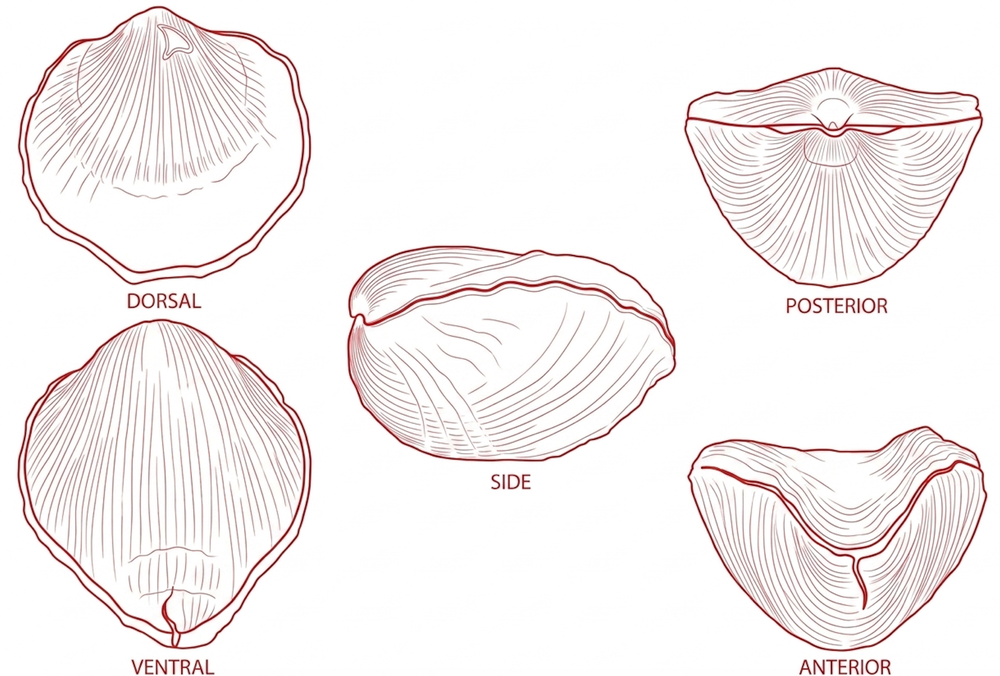
#> input picture data/fit_harness/reference_atlas/brach1_pseudoatrypa_5view.png, 1000 x 676 px, shrunk from 2000 x 1352 before the run; its folder holds only this picture in this run
$ python vectorize_atlas.py
#> lines starting #> are read from the running program, lines starting #| are printed output that depends on the picture; after the words box and inside, x2 and y2 are one past the last pixel; in counts of white or black regions, pixels touching at a corner belong together
#!/usr/bin/env python3
"""Vectorize hand-drawn reference brach outlines (PNG with red outlines on white)
into SVG path strings, one per anatomical view (dorsal/ventral/side/anterior/posterior).

Output: data/fit_harness/atlas_vectorized.json

Each reference PNG has 5 views laid out on a single sheet. We extract them
by:
  1. Detecting red-outline pixels
  2. Finding connected components (each component = one view)
  3. Labeling each component by position (top-left=dorsal, etc.)
  4. Tracing the OUTER boundary of each component
  5. Simplifying with Ramer-Douglas-Peucker
  6. Emitting as SVG path string scaled to a 200x200 viewBox

Pure Python — uses only PIL + numpy. No scipy/skimage required.
"""
import os
import sys
import json
import math
import numpy as np
from PIL import Image

HERE = os.path.dirname(os.path.abspath(__file__))
ATLAS_DIR = os.path.join(HERE, "reference_atlas")
OUT_PATH = os.path.join(HERE, "atlas_vectorized.json")


# ---------- Image processing ----------

def red_outline_mask(pil_img):
    """Boolean mask of red outline pixels. References use anti-aliased
    light pink/red — typical sample (199, 176, 177). Detect 'redness'
    as R dominating over G and B by at least a small margin, with R
    bright enough to not be black."""
    arr = np.asarray(pil_img.convert("RGB")).astype(np.int16)
    R, G, B = arr[..., 0], arr[..., 1], arr[..., 2]
    return (R - G >= 8) & (R - B >= 8) & (R > 120) & (R < 252)


def label_components(mask, min_size=200):
    """Connected component labeling (4-connectivity). Returns 2D label
    array (0 = background, 1..N = components) and list of component IDs
    that meet min_size. Pure numpy / iterative flood-fill — no scipy."""
    H, W = mask.shape
    labels = np.zeros((H, W), dtype=np.int32)
    next_label = 0
    sizes = {}
    for sy in range(H):
        for sx in range(W):
            if not mask[sy, sx] or labels[sy, sx] != 0:
                continue
            next_label += 1
            # BFS flood fill
            stack = [(sy, sx)]
            count = 0
            while stack:
                y, x = stack.pop()
                if y < 0 or y >= H or x < 0 or x >= W:
                    continue
                if not mask[y, x] or labels[y, x] != 0:
                    continue
                labels[y, x] = next_label
                count += 1
                stack.extend([(y+1, x), (y-1, x), (y, x+1), (y, x-1)])
            sizes[next_label] = count
    valid = [lab for lab, sz in sizes.items() if sz >= min_size]
    return labels, valid


def bbox_of_label(labels, lab_id):
    ys, xs = np.where(labels == lab_id)
    return (int(xs.min()), int(ys.min()), int(xs.max()), int(ys.max()))


# ---------- View labeling by position ----------

def label_views_by_position(labels, valid_ids, img_w, img_h):
    """Assign view names (dorsal/ventral/side/anterior/posterior) to
    connected components based on their position in the image. The
    references use a consistent 5-view layout:
        DORSAL   (top-left)       POSTERIOR (top-right)
                       SIDE (middle)
        VENTRAL  (bottom-left)    ANTERIOR  (bottom-right)
    For references with fewer views, we just use what's available.
    Returns a dict {view_name: lab_id}."""
    # Compute centroid + size for each component
    items = []
    H, W = labels.shape
    for lab in valid_ids:
        ys, xs = np.where(labels == lab)
        size = len(ys)
        cx = xs.mean() / img_w
        cy = ys.mean() / img_h
        items.append((lab, cx, cy, size))
    if not items:
        return {}

    # Keep only the K largest (where K up to 5) — small interior fragments
    # are spurious (text labels inside outlines, etc.)
    items.sort(key=lambda c: -c[3])
    items = items[:5]

    if len(items) == 1:
        return {"side": items[0][0]}

    view_targets = {
        "dorsal":    (0.25, 0.30),
        "posterior": (0.75, 0.30),
        "side":      (0.50, 0.55),
        "ventral":   (0.25, 0.80),
        "anterior":  (0.75, 0.80),
    }
    # Greedy match: for each view target, pick closest unassigned LARGE component
    remaining = list(items)
    by_pos = {}
    for view, (tx, ty) in view_targets.items():
        if not remaining:
            break
        best = min(remaining, key=lambda c: (c[1] - tx)**2 + (c[2] - ty)**2)
        by_pos[view] = best[0]
        remaining.remove(best)
    return by_pos


# ---------- Boundary tracing ----------

def find_boundary_pixels(labels, lab_id):
    """Return boundary pixels of a component (perimeter only)."""
    mask = labels == lab_id
    # Pad to handle edge pixels
    padded = np.pad(mask, 1, mode="constant", constant_values=False)
    # A pixel is on the boundary if it's in the mask and any of its
    # 4-neighbors is not.
    left = padded[1:-1, :-2]; right = padded[1:-1, 2:]
    up = padded[:-2, 1:-1]; down = padded[2:, 1:-1]
    bdy = mask & ~(left & right & up & down)
    return bdy


def trace_outer_perimeter(boundary_mask):
    """Walk the outer perimeter of a boundary mask as an ordered list
    of (x, y) points. Uses Moore-neighbor tracing from the topmost
    leftmost boundary pixel."""
    ys, xs = np.where(boundary_mask)
    if len(ys) == 0:
        return []
    # Start at topmost-leftmost pixel
    start_y = ys.min()
    candidates = xs[ys == start_y]
    start_x = candidates.min()
    H, W = boundary_mask.shape

    # 8-neighbor offsets in clockwise order starting from "up"
    NEIGHBORS = [(-1, 0), (-1, 1), (0, 1), (1, 1), (1, 0), (1, -1), (0, -1), (-1, -1)]

    path = [(start_x, start_y)]
    cur = (start_y, start_x)
    prev_dir = 6  # came from "left"
    max_iters = boundary_mask.sum() * 8
    iters = 0
    while iters < max_iters:
        iters += 1
        # Start looking from direction prev_dir+5 (rotate CCW by 3)
        start_dir = (prev_dir + 5) % 8
        found = None
        for k in range(8):
            d = (start_dir + k) % 8
            dy, dx = NEIGHBORS[d]
            ny, nx = cur[0] + dy, cur[1] + dx
            if 0 <= ny < H and 0 <= nx < W and boundary_mask[ny, nx]:
                found = (ny, nx, d)
                break
        if found is None:
            break
        ny, nx, d = found
        if (nx, ny) == (start_x, start_y) and len(path) > 2:
            break
        path.append((nx, ny))
        cur = (ny, nx)
        prev_dir = d
    return path


# ---------- Simplification (Ramer-Douglas-Peucker) ----------

def perpendicular_distance(p, a, b):
    """Distance from point p to line ab."""
    ax, ay = a; bx, by = b; px, py = p
    dx = bx - ax; dy = by - ay
    if dx == 0 and dy == 0:
        return math.hypot(px - ax, py - ay)
    t = ((px - ax) * dx + (py - ay) * dy) / (dx*dx + dy*dy)
    t = max(0, min(1, t))
    proj_x = ax + t * dx; proj_y = ay + t * dy
    return math.hypot(px - proj_x, py - proj_y)


def rdp(points, epsilon):
    """Ramer-Douglas-Peucker line simplification."""
    if len(points) < 3:
        return points[:]
    # Find point with max perpendicular distance from line endpoints[0]-endpoints[-1]
    a, b = points[0], points[-1]
    max_dist = 0
    max_idx = 0
    for i in range(1, len(points) - 1):
        d = perpendicular_distance(points[i], a, b)
        if d > max_dist:
            max_dist = d
            max_idx = i
    if max_dist > epsilon:
        left = rdp(points[:max_idx + 1], epsilon)
        right = rdp(points[max_idx:], epsilon)
        return left[:-1] + right
    else:
        return [a, b]


# ---------- Output SVG path ----------

def points_to_svg(points, bbox, target_size=200, padding=10):
    """Scale points from source bbox to target_size×target_size viewBox
    with padding, return SVG path string starting with M and ending Z."""
    x0, y0, x1, y1 = bbox
    src_w = x1 - x0
    src_h = y1 - y0
    target_inner = target_size - 2 * padding
    f = target_inner / max(src_w, src_h)
    # Centering offsets
    scaled_w = src_w * f
    scaled_h = src_h * f
    pad_x = (target_size - scaled_w) / 2
    pad_y = (target_size - scaled_h) / 2

    def transform(p):
        x, y = p
        return (pad_x + (x - x0) * f, pad_y + (y - y0) * f)

    d = ""
    for i, p in enumerate(points):
        tx, ty = transform(p)
        cmd = "M" if i == 0 else "L"
        d += f"{cmd} {tx:.1f},{ty:.1f} "
    d += "Z"
    return d


# ---------- Main ----------

def vectorize_one(png_path, brach_name):
    print(f"  processing {png_path}")
    img = Image.open(png_path)
    img_w, img_h = img.size
    line_mask = red_outline_mask(img)
    # Adaptively grow dilation until we find 5 silhouettes (or hit cap).
    # Gaps in some outlines need more dilation to seal them.
    labels = None; valid_ids = []
    for d_iter in (3, 4, 5, 6, 8):
        line_dilated = dilate(line_mask, iterations=d_iter)
        outside = flood_fill_from_corner(line_dilated)
        silhouette_mask = ~outside
        labels, valid_ids = label_components(silhouette_mask, min_size=2000)
        if len(valid_ids) >= 5:
            print(f"    found {len(valid_ids)} silhouettes (dilate={d_iter})")
            break
    else:
        print(f"    found {len(valid_ids)} silhouettes (dilate maxed)")
    if not valid_ids:
        return {}

    view_map = label_views_by_position(labels, valid_ids, img_w, img_h)
    print(f"    view assignments: {list(view_map.keys())}")

    out = {}
    for view, lab_id in view_map.items():
        bdy = find_boundary_pixels(labels, lab_id)
        trace = trace_outer_perimeter(bdy)
        method = "trace"
        if len(trace) < 20:
            # Fallback: hull of all boundary pixels — reliable but loses concavity.
            ys, xs = np.where(bdy)
            pts = list(zip(xs.tolist(), ys.tolist()))
            trace = convex_hull(pts)
            method = "hull"
            if len(trace) < 4:
                print(f"    {view}: too few points even after hull ({len(trace)}), skipping")
                continue
        simplified = rdp(trace, epsilon=1.2)
        bbox = bbox_of_label(labels, lab_id)
        svg_path = points_to_svg(simplified, bbox, target_size=200, padding=12)
        out[view] = svg_path
        print(f"    {view}: {len(trace)} → {len(simplified)} points ({method})")
    return out


# [18 lines left out: function convex_hull, not called in this run]


def dilate(mask, iterations=1):
    """Binary dilation (4-connected) by N iterations."""
    out = mask.copy()
    for _ in range(iterations):
        padded = np.pad(out, 1, mode="constant", constant_values=False)
        out = (padded[1:-1, :-2] | padded[1:-1, 2:] |
               padded[:-2, 1:-1] | padded[2:, 1:-1] | out)
    return out


def flood_fill_from_corner(blocked):
    """Flood fill from (0,0), treating `blocked` pixels as walls.
    Returns mask of all reachable pixels (the OUTSIDE region)."""
    H, W = blocked.shape
    visited = np.zeros((H, W), dtype=bool)
    if blocked[0, 0]:
        # Corner is blocked — try other corners
        starts = [(0, 0), (0, W-1), (H-1, 0), (H-1, W-1)]
        start = None
        for y, x in starts:
            if not blocked[y, x]:
                start = (y, x); break
        if start is None:
            return visited
    else:
        start = (0, 0)
    stack = [start]
    while stack:
        y, x = stack.pop()
        if y < 0 or y >= H or x < 0 or x >= W:
            continue
        if blocked[y, x] or visited[y, x]:
            continue
        visited[y, x] = True
        stack.extend([(y+1, x), (y-1, x), (y, x+1), (y, x-1)])
    return visited


def flip_path_y(d, viewbox_h=200):
    """Replace every Y in an 'M x,y L x,y ... Z' path with (viewbox_h - y),
    flipping the path vertically around the viewbox midline."""
    tokens = d.replace(",", " ").split()
    out = []
    i = 0
    while i < len(tokens):
        t = tokens[i]
        if t in ("M", "L"):
            x = tokens[i+1]; y = float(tokens[i+2])
            new_y = viewbox_h - y
            out.append(f"{t} {x},{new_y:.1f}")
            i += 3
        else:
            out.append(t)
            i += 1
    return " ".join(out)


REFERENCE_TO_ARCHETYPE = {
    "brach1_pseudoatrypa":   "atrypid-dome",
    "brach2_schizophoria":   "orthid",
    "brach3_conispirifer":   "spiriferid-cone",
    "brach4_cyrtospirifer":  "spiriferid-wing",
    "brach5_spinatrypa":     "atrypid-dome",         # same outline; spines are decoration
    "brach6_theodossia":     "atrypid-globose",
    "brach7_douvillina":     "strophomenid-geniculate",
}

# Map vectorized view name -> render.js view key
VIEW_ALIAS = {"dorsal": "top", "anterior": "front", "side": "side"}


def main():
    atlas = {}
    for fname in sorted(os.listdir(ATLAS_DIR)):
        if not fname.endswith("_5view.png"):
            continue
        brach_name = fname.replace("_5view.png", "")
        atlas[brach_name] = vectorize_one(os.path.join(ATLAS_DIR, fname), brach_name)
#> in vectorize_one, img is the input picture: PIL image 1000x676 RGBA; mean R, G, B, A 246.3, 241.4, 241.3, 255
#> in red_outline_mask, `return (R - G >= 8) & (R - B >= 8) & (R > 120) & (R < 252)`:
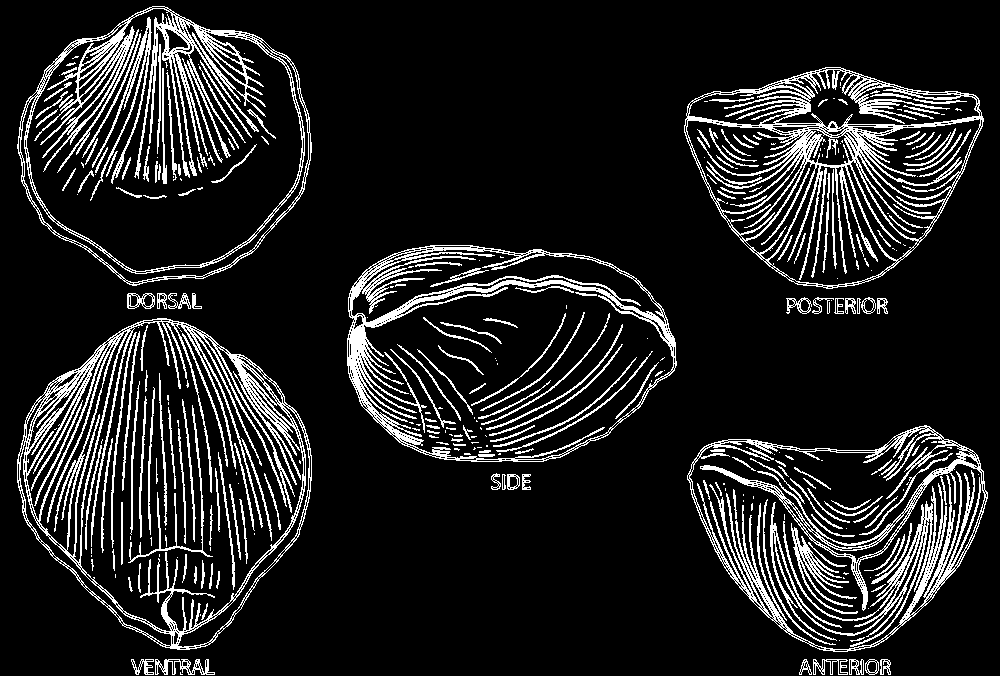
#> returned value: shape (676, 1000) bool; 12.6% white in thin lines or dots
#> the loop in vectorize_one, `for d_iter in (3, 4, 5, 6, 8):` made 1 pass
#> valid_ids on pass 1: [1, 2, 3, 5, 6, 7]
#> (printed output is left out)
#> pass 1, in vectorize_one, `labels, valid_ids = label_components(silhouette_mask, min_size=2000)`:
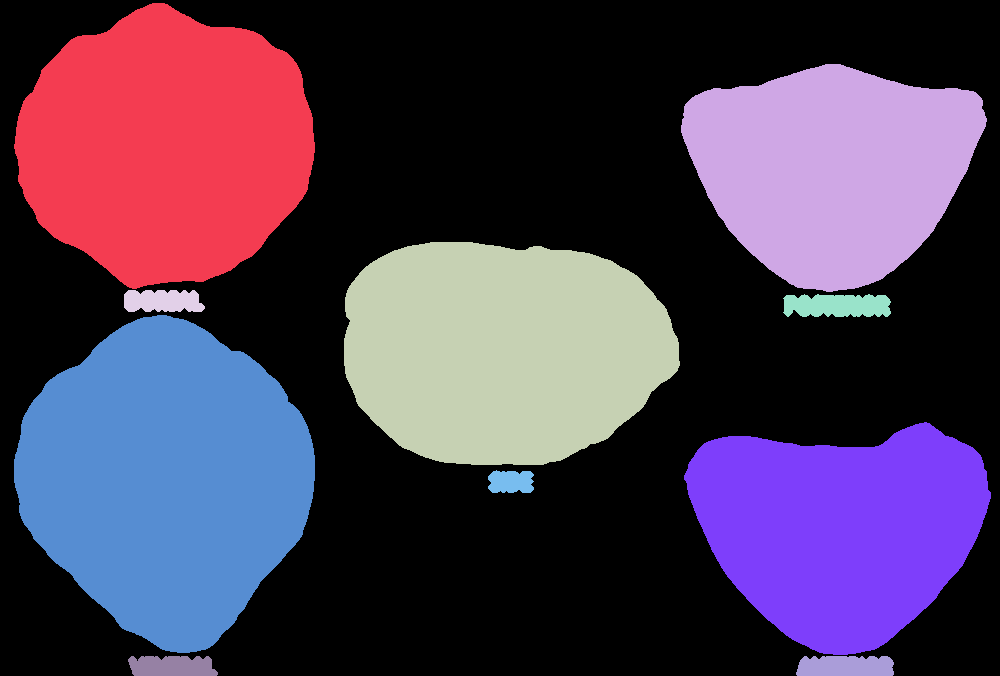
#> labels: shape (676, 1000) int32; 11 distinct labels, from 0 to 10; one colour per label, 0 black
#> the loop in label_views_by_position, `for lab in valid_ids:` made 6 passes
#> (size, cx, cy) on passes 1 to 4: (63781, 0.165, 0.216), (48915, 0.832, 0.25), (60596, 0.503, 0.518), (2142, 0.837, 0.451)
#> after the loop in label_views_by_position, `for lab in valid_ids:`: items = [(1, 0.165, 0.216, 63781), (2, 0.832, 0.25, 48915), (3, 0.503, 0.518, 60596), (5, 0.837, 0.451, 2142), (6, 0.166, 0.708, 71766), (7, 0.84, 0.782, 49847)]
#> in label_views_by_position, `items = items[:5]`: items = [(6, 0.166, 0.708, 71766), (1, 0.165, 0.216, 63781), (3, 0.503, 0.518, 60596), (7, 0.84, 0.782, 49847), (2, 0.832, 0.25, 48915)]
#> in label_views_by_position, `remaining = list(items)`: remaining has the same summary as items
#> the loop in label_views_by_position, `for view, (tx, ty) in view_targets.items():` made 5 passes
#> after the loop in label_views_by_position, `for view, (tx, ty) in view_targets.items():`: by_pos = {'dorsal': 1, 'posterior': 2, 'side': 3, 'ventral': 6, 'anterior': 7}; remaining = []
#> in vectorize_one, `view_map = label_views_by_position(labels, valid_ids, img_w, img_h)`: view_map has the same summary as by_pos in label_views_by_position
#|     view assignments: ['dorsal', 'posterior', 'side', 'ventral', 'anterior']
#> the loop in vectorize_one, `for view, lab_id in view_map.items():` made 5 passes
#> (view, lab_id) on passes 2 to 5: ('posterior', 2), ('side', 3), ('ventral', 6), ('anterior', 7)
#> (printed output is left out)
#> pass 1, in find_boundary_pixels, `right = padded[1:-1, 2:]`:
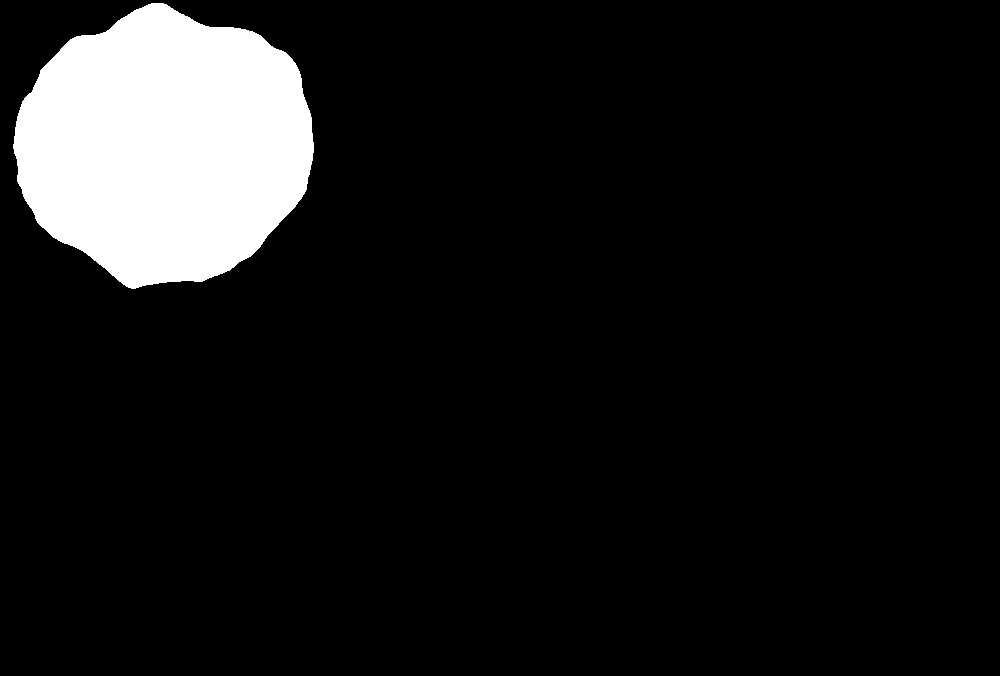
#> right: shape (676, 1000) bool; 9.4% white; 1 white region, box (x1, y1, x2, y2) and area: (13, 3, 314, 289) 63781
#> after the loop in vectorize_one, `for view, lab_id in view_map.items():`:
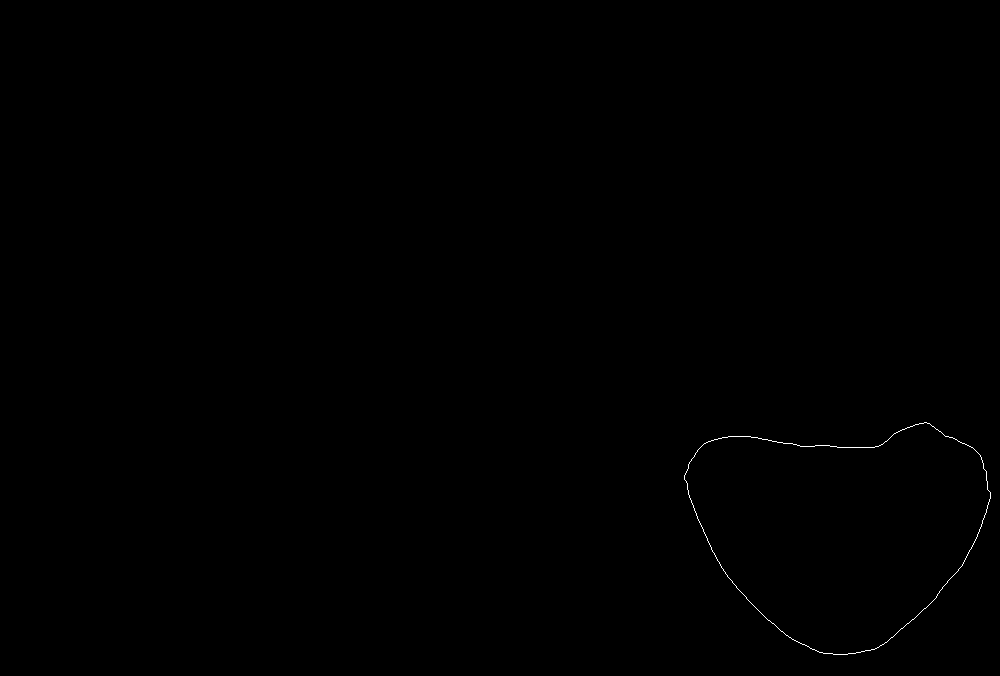
#> bdy: shape (676, 1000) bool; 0.11% white in thin lines or dots, all inside (x1, y1, x2, y2) = (684, 422, 991, 655)
    with open(OUT_PATH, "w") as f:
        json.dump(atlas, f, indent=2)
    print(f"\nWrote {OUT_PATH}")
    print(f"Atlas keys: {list(atlas.keys())}")
#| Atlas keys: ['brach1_pseudoatrypa']

    # Build archetype -> { top/front/side } map for render.js. Pseudoatrypa
    # is canonical for atrypid-dome (brach5 spines are decoration, not outline).
    archetype_atlas = {}
    seen = set()
    for brach, archetype in REFERENCE_TO_ARCHETYPE.items():
        if archetype in seen:
            continue
        views = atlas.get(brach, {})
        mapped = {}
        for src, dst in VIEW_ALIAS.items():
            if src in views:
                mapped[dst] = views[src]
        if mapped:
            archetype_atlas[archetype] = mapped
            seen.add(archetype)

    # FRONT view: render.js applies a `scale(1,-1)` flip when foldInvert is
    # true (default for sulcus-down convention). Pre-flip the path so that
    # after that render-time flip, the V-DIP sits on the TOP of the figure
    # (matching real-specimen photos with dorsal valve on top).
    js_out = os.path.join(os.path.dirname(HERE), "..", "vectorized_atlas.js")
    js_out = os.path.abspath(js_out)
    lines = ["// AUTO-GENERATED by data/fit_harness/vectorize_atlas.py. Do not edit.",
             "// Vectorized outlines from reference_atlas/brach{N}_*_5view.png.",
             "const VECTORIZED_ATLAS = {"]
    for arch in sorted(archetype_atlas.keys()):
        lines.append(f'  "{arch}": {{')
        for view in ("top", "front", "side"):
            d = archetype_atlas[arch].get(view)
            if not d:
                continue
            if view == "front":
                d = flip_path_y(d, 200)
            # The strophomenid reference sheet draws the TOP view
            # upside-down: beak/hinge at the top but the silhouette
            # widening DOWNWARD to a broad anterior. In a real
            # strophomenid (Douvillina) the straight hinge IS the widest
            # part and sits at the top, where svgTopView draws the hinge
            # bar + umbo + rib origin. Flip the traced top vertically so
            # the widest edge lands at the top under those decorations.
            if view == "top" and arch == "strophomenid-geniculate":
                d = flip_path_y(d, 200)
            lines.append(f'    "{view}": "{d}",')
        lines.append("  },")
#> this loop made 1 pass
#> arch on pass 1: 'atrypid-dome'
    lines.append("};")
    lines.append("")
    lines.append("if (typeof module !== 'undefined') module.exports = { VECTORIZED_ATLAS };")
    with open(js_out, "w") as f:
        f.write("\n".join(lines))
    print(f"Wrote {js_out}  ({len(archetype_atlas)} archetypes)")
#| Wrote vectorized_atlas.js  (1 archetypes)


if __name__ == "__main__":
    main()
